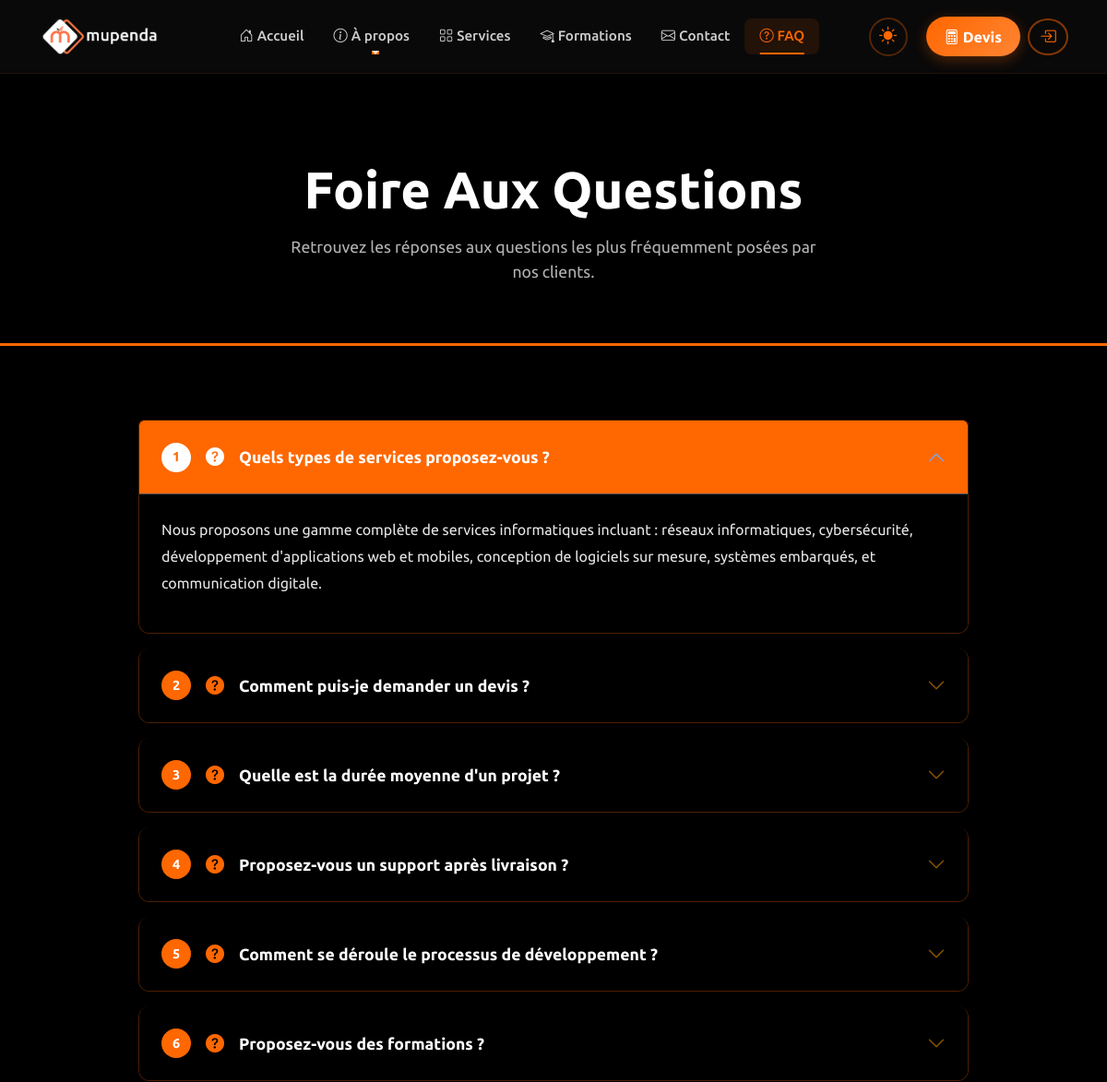
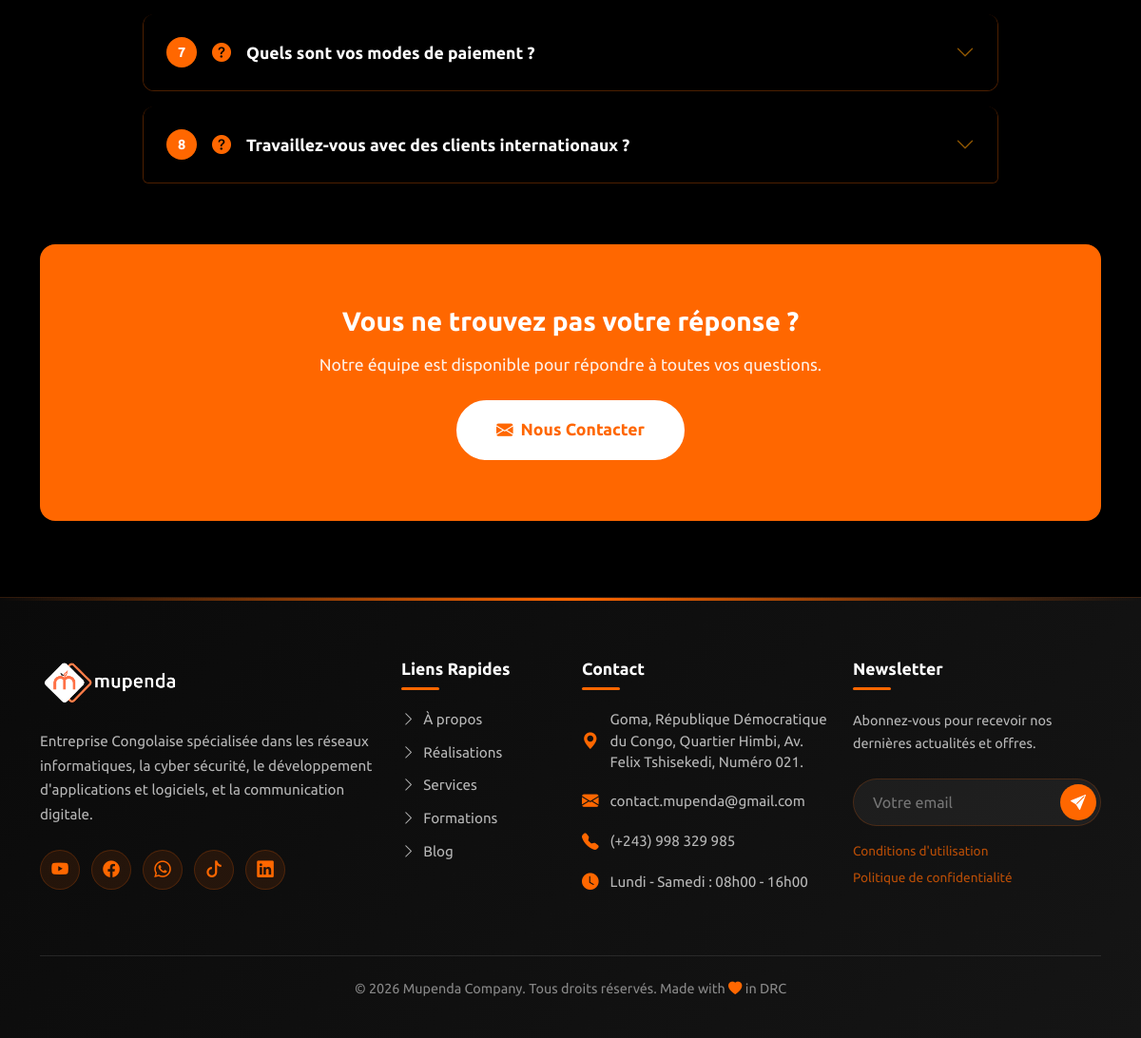
Screenshot of /faq/ with the database file from the repository (2 pictures, top to bottom).
### MupendaApp/models.py (models this page shows, shortened)
class FAQ(models.Model):
    question = models.CharField(max_length=500)
    reponse = CKEditor5Field()
    categorie = models.ForeignKey(Category, on_delete=models.CASCADE, null=True, blank=True, related_name='faqs')
    ordre_affichage = models.IntegerField(default=0, help_text="Ordre d'affichage (0 = premier)")
    est_active = models.BooleanField(default=True)
    created_on = models.DateTimeField(auto_now_add=True)
    update_on = models.DateTimeField(auto_now=True)
    class Meta:
        ordering = ['ordre_affichage', 'question']
        verbose_name = "FAQ"
        verbose_name_plural = "FAQs"

class SiteContact(models.Model):
    adresse_complete = models.TextField(
        default="Goma, République Démocratique du Congo",
        help_text="Adresse complète de l'entreprise"
    )
    telephone_principal = models.CharField(
        max_length=50,
        default="(+243) 000 000 000",
        help_text="Numéro de téléphone principal"
    )
    telephone_secondaire = models.CharField(
        max_length=50,
        blank=True,
        null=True,
        help_text="Numéro de téléphone secondaire (optionnel)"
    )
    email_principal = models.EmailField(
        max_length=100,
        default="contact@mupenda.cd",
        help_text="Email principal de contact"
    )
    email_support = models.EmailField(
        max_length=100,
        blank=True,
        null=True,
        help_text="Email pour le support client"
    )
    horaires_ouverture = models.CharField(
        max_length=255,
        default="Lundi - Samedi : 08h00 - 16h00",
        help_text="Horaires d'ouverture (texte libre)"
    )
    facebook_url = models.URLField(
        blank=True,
        null=True,
        help_text="URL de la page Facebook"
    )
    twitter_url = models.URLField(
        blank=True,
        null=True,
        help_text="URL de la page Twitter/X"
    )
    linkedin_url = models.URLField(
        blank=True,
        null=True,
        help_text="URL de la page LinkedIn"
    )
    instagram_url = models.URLField(
        blank=True,
        null=True,
        help_text="URL de la page Instagram"
    )
    carte_embed_url = models.URLField(
        blank=True,
        null=True,
        help_text="URL embed Google Maps (iframe)"
    )
    est_actif = models.BooleanField(
        default=True,
        help_text="Si coché, ces informations seront affichées sur le site"
    )
    date_creation = models.DateTimeField(auto_now_add=True)
    date_modification = models.DateTimeField(auto_now=True)
    class Meta:
        verbose_name = "Information de Contact"
        verbose_name_plural = "Informations de Contact"

### MupendaApp/views.py (the view)
# urls.py: path('faq/', views.faq, name="faq"),
def faq(request):
    faqs = FAQ.objects.filter(est_active=True).order_by('ordre_affichage')
    return render(request, "faq.html", {'faqs': faqs})

### MupendaApp/context_processors.py (called while the page is built)
def site_contact(request):
    try:
        contact = SiteContact.objects.filter(est_actif=True).first()
    except:
        contact = None
    return {
        'site_contact': contact
    }

### MupendaApp/templates/faq.html (shortened to what this page needs)
{% extends 'base.html' %}
{% load static %}
{% block content %}
<section class="faq-hero">
  <div class="container">
    <h1 class="faq-hero-title">Foire Aux Questions</h1>
    <p class="faq-hero-subtitle">
      Retrouvez les réponses aux questions les plus fréquemment posées par nos clients.
    </p>
  </div>
</section>
<section class="faq-section">
  <div class="container">
    {% if faqs %}
    <div class="accordion faq-accordion" id="faqAccordion">
      {% for faq in faqs %}
      <div class="accordion-item">
        <h2 class="accordion-header">
          <button class="accordion-button {% if not forloop.first %}collapsed{% endif %}" type="button"
                  data-bs-toggle="collapse" data-bs-target="#faq{{ forloop.counter }}">
            <span class="faq-number">{{ forloop.counter }}</span>
            <i class="bi bi-question-circle-fill faq-icon"></i>
            {{ faq.question }}
          </button>
        </h2>
        <div id="faq{{ forloop.counter }}" class="accordion-collapse collapse {% if forloop.first %}show{% endif %}"
             data-bs-parent="#faqAccordion">
          <div class="accordion-body">
            {{ faq.reponse|safe }}
          </div>
        </div>
      </div>
      {% endfor %}
    </div>
    {% else %}
    <div class="empty-faq">
      <i class="bi bi-question-circle"></i>
      <h4>Aucune FAQ pour le moment</h4>
      <p>Nos questions fréquentes seront bientôt disponibles.</p>
    </div>
    {% endif %}
    <div class="contact-banner">
      <h3>Vous ne trouvez pas votre réponse ?</h3>
      <p>Notre équipe est disponible pour répondre à toutes vos questions.</p>
      <a href="{% url 'contact' %}" class="btn-contact">
        <i class="bi bi-envelope-fill"></i>
        Nous Contacter
      </a>
    </div>
  </div>
</section>
{% endblock %}

### MupendaApp/templates/base.html (shortened to what this page needs)
{% load static %}
<!doctype html>
<html lang="fr" data-bs-theme="dark">
  <head>
    <link href="https://cdn.jsdelivr.net/npm/bootstrap@5.3.3/dist/css/bootstrap.min.css" rel="stylesheet">
    <link rel="stylesheet" href="https://cdn.jsdelivr.net/npm/bootstrap-icons@1.13.1/font/bootstrap-icons.min.css">
    <header>
      <nav class="navbar navbar-expand-lg fixed-top modern-navbar">
        <div class="container">
          <a class="navbar-brand" href="/">
            <img src="{% static 'images/White Mupenda Company.png' %}" alt="Mupenda Company" id="navbar-logo">
          </a>
          <div class="collapse navbar-collapse" id="navbarNav">
            <ul class="navbar-nav mx-auto mb-2 mb-lg-0">
              <li class="nav-item">
                <a class="nav-link {% if request.path == '/' %}active{% endif %}" href="/">
                  <i class="bi bi-house-door me-1"></i>Accueil
                </a>
              </li>
              <li class="nav-item dropdown">
                <a class="nav-link dropdown-toggle" href="#" role="button" data-bs-toggle="dropdown"
                  aria-expanded="false">
                  <i class="bi bi-info-circle me-1"></i>À propos
                </a>
              </li>
              <li class="nav-item">
                <a class="nav-link {% if 'service' in request.path %}active{% endif %}" href="{% url 'service' %}">
                  <i class="bi bi-grid me-1"></i>Services
                </a>
              </li>
              <li class="nav-item">
                <a class="nav-link {% if 'formation' in request.path %}active{% endif %}" href="{% url 'formation' %}">
                  <i class="bi bi-mortarboard me-1"></i>Formations
                </a>
              </li>
              <li class="nav-item">
                <a class="nav-link {% if 'contact' in request.path %}active{% endif %}" href="{% url 'contact' %}">
                  <i class="bi bi-envelope me-1"></i>Contact
                </a>
              </li>
              <li class="nav-item">
                <a class="nav-link {% if 'faq' in request.path %}active{% endif %}" href="{% url 'faq' %}">
                  <i class="bi bi-question-circle me-1"></i>FAQ
                </a>
              </li>
            </ul>
            <div class="d-flex align-items-center gap-2 nav-actions">
              <button class="theme-toggle d-none d-lg-flex" id="themeToggle" type="button" aria-label="Toggle theme">
                <i class="bi bi-sun-fill" id="themeIcon"></i>
              </button>
              {% if user.is_authenticated %}
              <a class="btn btn-cta-nav" href="{% url 'mon_profil_devis' %}">
                <i class="bi bi-calculator me-1"></i><span class="d-none d-xl-inline">Devis</span>
              </a>
              {% else %}
              <a class="btn btn-cta-nav" href="{% url 'connexion' %}?next={% url 'mon_profil_devis' %}">
                <i class="bi bi-calculator me-1"></i><span class="d-none d-xl-inline">Devis</span>
              </a>
              {% endif %}
              <div class="auth-group d-none d-lg-flex align-items-center gap-2">
                {% if user.is_authenticated %}
                <a href="{% url 'profil' %}" class="btn btn-login-nav d-none d-lg-inline-flex" title="Profil">
                  {% if user.profile and user.profile.photo %}
                  <img src="{{ user.profile.photo.url }}" alt="{{ user.username }}" style="width: 32px; height: 32px; border-radius: 50%; object-fit: cover;">
                  {% else %}
                  <i class="bi bi-person-circle"></i>
                  {% endif %}
                </a>
                <a href="{% url 'deconnexion' %}" class="btn btn-login-nav btn-logout d-none d-lg-inline-flex" title="Déconnexion">
                  <i class="bi bi-box-arrow-right"></i>
                </a>
                {% else %}
                <a href="{% url 'connexion' %}" class="btn btn-login-nav d-none d-lg-inline-flex" title="Connexion">
                  <i class="bi bi-box-arrow-in-right"></i>
                </a>
                {% endif %}
              </div>
            </div>
          </div>
        </div>
      </nav>
    </header>
    <main style="padding-top: 76px;">
      {% block content %}
      {% endblock %}
    </main>
    <footer class="modern-footer">
      <div class="container">
        <div class="row g-4">
          <div class="col-lg-4 col-md-6">
            <div class="footer-brand">
              <img src="{% static 'images/White Mupenda Company.png' %}" alt="Mupenda Company" id="footer-logo" style="height: 50px; width: auto; object-fit: contain;">
            </div>
            <p class="footer-description">
              Entreprise Congolaise spécialisée dans les réseaux informatiques, la cyber sécurité,
              le développement d'applications et logiciels, et la communication digitale.
            </p>
            <div class="social-links">
              <a href="#" class="social-link" aria-label="YouTube">
                <i class="bi bi-youtube"></i>
              </a>
              <a href="https://www.facebook.com/profile.php?id=61583961959384" target="_blank" class="social-link" aria-label="Facebook">
                <i class="bi bi-facebook"></i>
              </a>
              <a href="https://wa.me/message/NUIRR6EEJTT6J1" target="_blank" class="social-link" aria-label="WhatsApp">
                <i class="bi bi-whatsapp"></i>
              </a>
              <a href="https://www.tiktok.com/@mupenda_company?_r=1&_t=ZS-94R76bL1LGu" target="_blank" class="social-link" aria-label="TikTok">
                <i class="bi bi-tiktok"></i>
              </a>
              <a href="#" class="social-link" aria-label="LinkedIn">
                <i class="bi bi-linkedin"></i>
              </a>
            </div>
          </div>
          <div class="col-lg-2 col-md-6">
            <h5 class="footer-title">Liens Rapides</h5>
            <ul class="footer-links">
              <li><a href="{% url 'apropos' %}"><i class="bi bi-chevron-right"></i>À propos</a></li>
              <li><a href="{% url 'realisations' %}"><i class="bi bi-chevron-right"></i>Réalisations</a></li>
              <li><a href="{% url 'service' %}"><i class="bi bi-chevron-right"></i>Services</a></li>
              <li><a href="{% url 'formation' %}"><i class="bi bi-chevron-right"></i>Formations</a></li>
              <li><a href="{% url 'blog' %}"><i class="bi bi-chevron-right"></i>Blog</a></li>
            </ul>
          </div>
          <div class="col-lg-3 col-md-6">
            <h5 class="footer-title">Contact</h5>
            {% if site_contact %}
            <div class="footer-contact-item">
              <i class="bi bi-geo-alt-fill"></i>
              <span>{{ site_contact.adresse_complete|default:"Goma, République Démocratique du Congo" }}</span>
            </div>
            <div class="footer-contact-item">
              <i class="bi bi-envelope-fill"></i>
              <span>{{ site_contact.email_principal|default:"contact@mupenda.cd" }}</span>
            </div>
            <div class="footer-contact-item">
              <i class="bi bi-telephone-fill"></i>
              <span>{{ site_contact.telephone_principal|default:"+243 998 329 985" }}</span>
            </div>
            <div class="footer-contact-item">
              <i class="bi bi-clock-fill"></i>
              <span>{{ site_contact.horaires_ouverture|default:"Lun - Ven: 8h00 - 17h00" }}</span>
            </div>
            {% endif %}
          </div>
          <div class="col-lg-3 col-md-6">
            <h5 class="footer-title">Newsletter</h5>
            <p class="footer-description" style="font-size: 0.9rem;">
              Abonnez-vous pour recevoir nos dernières actualités et offres.
            </p>
            <form class="newsletter-form" id="newsletterForm" method="post" action="{% url 'newsletter_subscribe' %}">
              <input type="email" name="email" id="newsletterEmail" class="newsletter-input" placeholder="Votre email" required>
              <button type="submit" class="newsletter-btn" id="newsletterBtn">
                <i class="bi bi-send-fill" id="newsletterIcon"></i>
              </button>
            </form>
            <div class="mt-3">
              <a href="{% url 'conditions_utilisations' %}" class="d-block text-decoration-none mb-2" style="color: rgba(255,103,0,0.7); font-size: 0.85rem;">
                Conditions d'utilisation
              </a>
              <a href="{% url 'politique' %}" class="d-block text-decoration-none" style="color: rgba(255,103,0,0.7); font-size: 0.85rem;">
                Politique de confidentialité
              </a>
            </div>
          </div>
        </div>
        <div class="footer-bottom">
          <p class="footer-bottom-text">
            &copy; 2026 Mupenda Company. Tous droits réservés. Made with
            <i class="bi bi-heart-fill" style="color: var(--primary-orange);"></i> in DRC
          </p>
        </div>
      </div>
    </footer>
  </body>
</html>

### MupendaApp/templates/faq.html (style rules this page uses)
:root { --faq-primary: #FF6700; --faq-dark: #000000; --faq-light: #ffffff; }
.faq-hero { background: #000000; padding: 6rem 0 4rem; text-align: center; border-bottom: 3px solid #FF6700; }
.faq-hero-title { font-size: clamp(2rem, 5vw, 3.5rem); font-weight: 800; color: white; margin-bottom: 1rem; }
.faq-hero-subtitle { color: rgba(255, 255, 255, 0.7); font-size: 1.1rem; max-width: 600px; margin: 0 auto; }
.faq-section { background: #000000; padding: 5rem 0; }
.faq-accordion { max-width: 900px; margin: 0 auto; }
.accordion-item { background: #000000; border: 1px solid rgba(255, 103, 0, 0.3); border-radius: 12px; margin-bottom: 1rem; overflow: hidden; }
.accordion-button { background: #000000; color: white; font-weight: 700; font-size: 1.1rem; padding: 1.5rem; border: none; box-shadow: none; }
.accordion-button:not(.collapsed) { background: #FF6700; color: white; }
.accordion-button::after { filter: invert(1); }
.accordion-button:not(.collapsed)::after { filter: invert(0); }
.accordion-body { background: #000000; color: rgba(255, 255, 255, 0.9); padding: 1.5rem; line-height: 1.8; font-size: 1rem; }
.faq-icon { color: #FF6700; font-size: 1.25rem; margin-right: 1rem; flex-shrink: 0; }
.accordion-button:not(.collapsed) .faq-icon { color: white; }
.faq-number { display: inline-flex; align-items: center; justify-content: center; width: 32px; height: 32px; background: #FF6700; color: white; border-radius: 50%; font-weight: 700; font-size: 0.9rem; margin-right: 1rem; flex-shrink: 0; }
.accordion-button:not(.collapsed) .faq-number { background: white; color: #FF6700; }
.contact-banner { background: #FF6700; padding: 4rem 2rem; text-align: center; border-radius: 16px; margin-top: 4rem; }
.contact-banner h3 { color: white; font-size: 1.75rem; font-weight: 700; margin-bottom: 1rem; }
.contact-banner p { color: rgba(255, 255, 255, 0.9); margin-bottom: 1.5rem; font-size: 1.1rem; }
.btn-contact { background: white; color: #FF6700; padding: 1rem 2.5rem; border-radius: 50px; font-weight: 700; font-size: 1.1rem; text-decoration: none; display: inline-flex; align-items: center; gap: 0.5rem; transition: all 0.3s ease; border: 2px solid white; }

### rows the page displays
FAQ: question "Quels types de services proposez-vous ?", reponse "Nous proposons une gamme complète de services informatiques incluant : réseaux informatiques, cybersécurité, développement d'applications web et mobiles, conception de logiciels sur mesure, systèmes embarqués, et communication digitale."
FAQ: question "Comment puis-je demander un devis ?"
FAQ: question "Quelle est la durée moyenne d'un projet ?"
FAQ: question "Proposez-vous un support après livraison ?"
FAQ: question "Comment se déroule le processus de développement ?"
FAQ: question "Proposez-vous des formations ?"
FAQ: question "Quels sont vos modes de paiement ?"
FAQ: question "Travaillez-vous avec des clients internationaux ?"
SiteContact: adresse_complete "Goma, République Démocratique du Congo, Quartier Himbi, Av. Felix Tshisekedi, Numéro 021.", email_principal "contact.mupenda@gmail.com", telephone_principal "(+243) 998 329 985", horaires_ouverture "Lundi - Samedi : 08h00 - 16h00"
